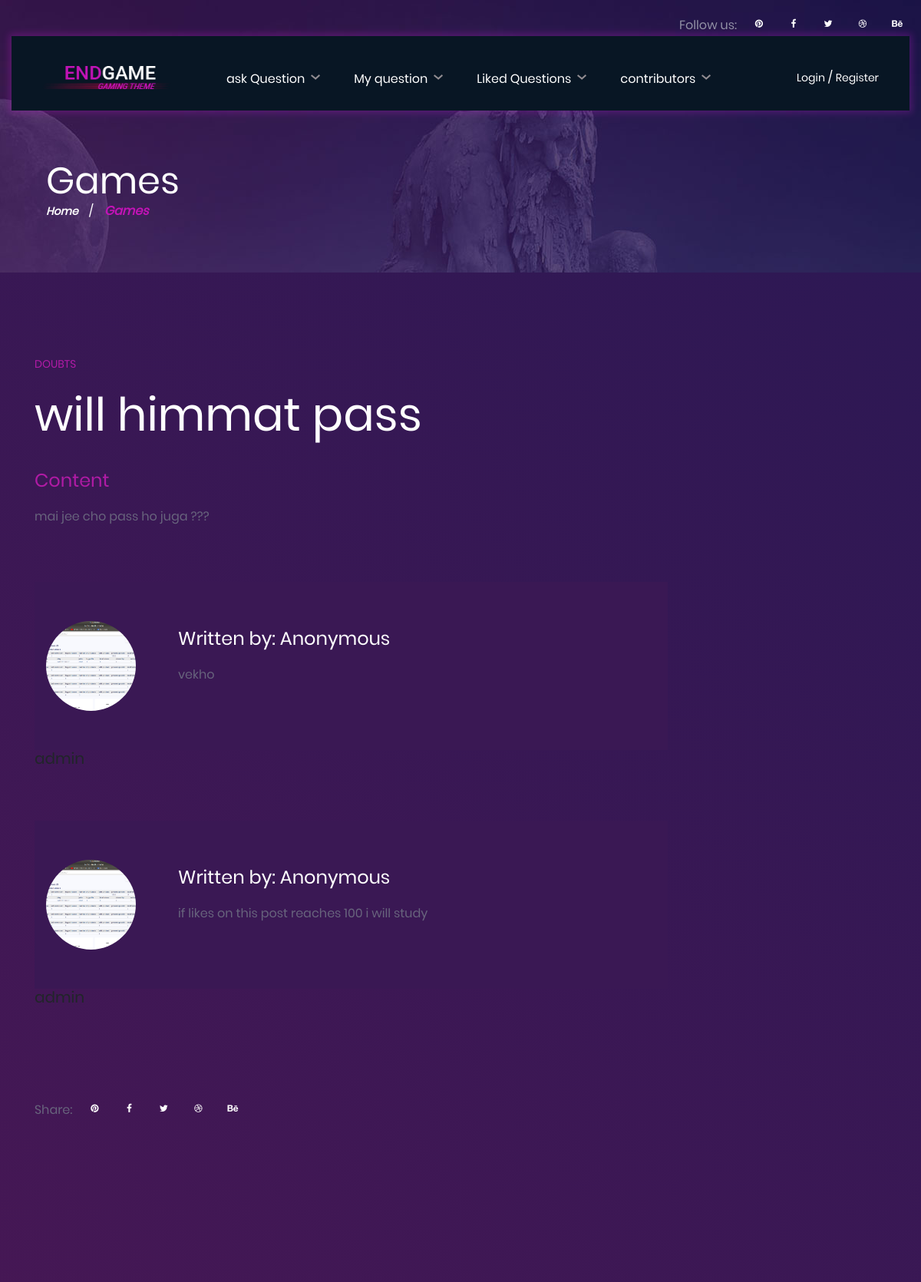
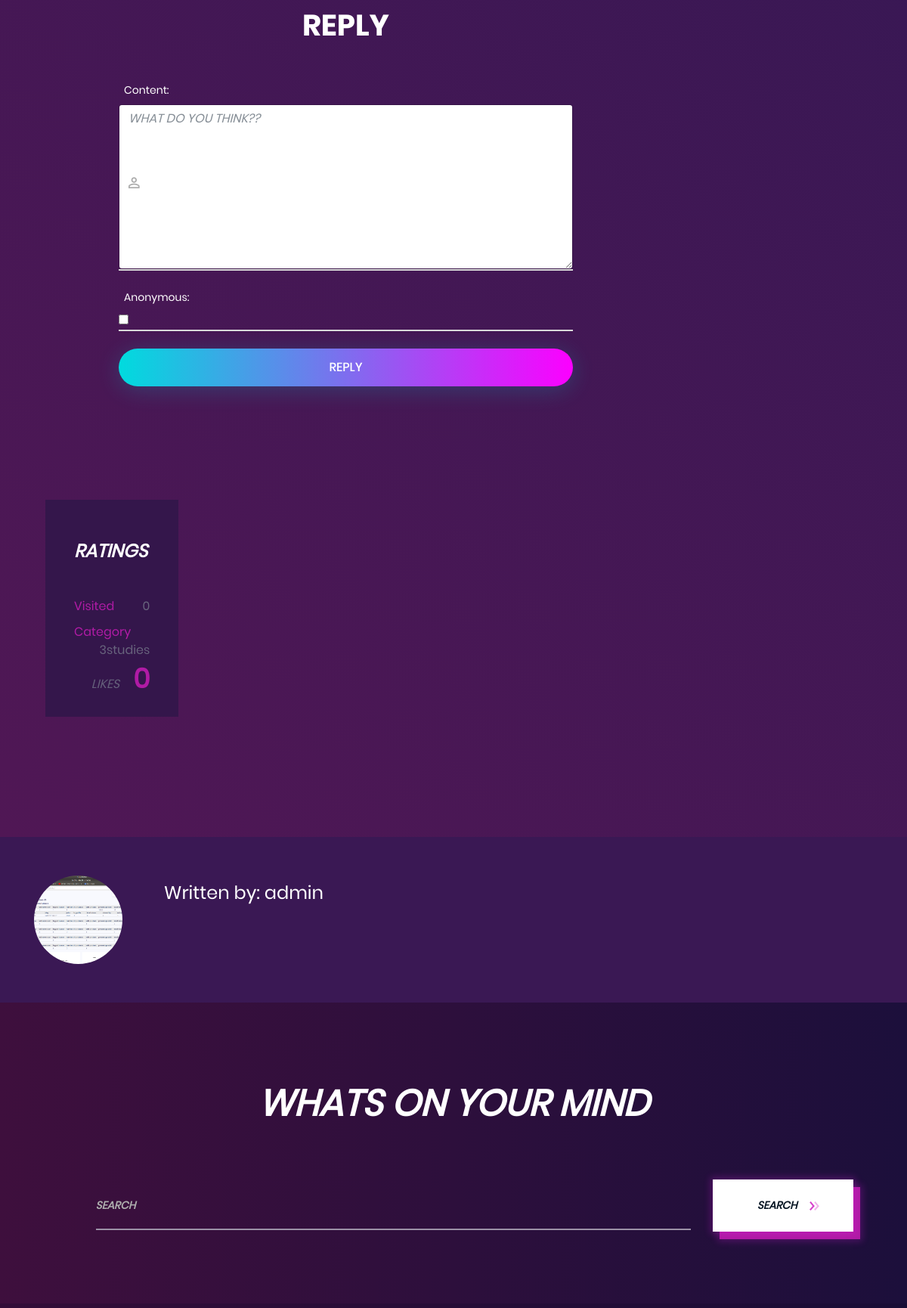
Page /question/4/ (upper part) on the committed database (2 pictures, top to bottom).
### doubt/models.py (models this page shows)
class Question(models.Model):
    question=models.CharField(max_length=30)
    content=models.TextField()
    user=models.ForeignKey(User,on_delete=models.CASCADE,related_name='by_user')
    category=models.CharField(choices=CHOICE,max_length=30)
    likes=models.IntegerField(default=0)
    visited=models.ManyToManyField(User,blank=True,related_name='visited_users')
    reply=models.ManyToManyField(Reply,blank=True)

class Reply(models.Model):
    content=models.TextField()
    anonymous=models.BooleanField(default=True)
    user=models.ForeignKey(User,on_delete=models.CASCADE)

### doubt/views.py (the view, shortened to what this page needs)
# urls.py: path('question/<id>/',views.view_question,name='view_question'),
def view_question(request,id):
        question=get_object_or_404(Question,id=id)
        visit=question.visited
        form=ReplyForm()
        context={'question':question,'form':form,'category':CHOICE}
        return render(request,'doubt/question_view.html',context)

### doubt/forms.py
class ReplyForm(forms.ModelForm):
    content=forms.CharField(widget=forms.Textarea(attrs={'class' : 'form-control','placeholder':'what do you think??'}))
    anonymous=forms.BooleanField(widget=forms.CheckboxInput(attrs={'class':'onoffswitch','id': 'myonoffswitch'}))
    class Meta:
        model=Reply
        fields=('content','anonymous',)

### doubt/templatetags/tags.py (called while the page is built)
@register.filter(name='split_tags')
def split_tags(value):
        value=value.replace('\n','')
        value=value.replace('\r','')
        print(value)
        ans=value.split('***')
        some=re.compile('\*\*\*(<.{1,4}?>)\*\*\*')
        some=some.findall(value)
        total=[]
        print(some)
        for one in ans:
                er=False
                if one in some:
                        er=True
                pink={one:er}
                total.append(pink)
        print(total)
        return total

### doubt/templates/doubt/question_view.html (shortened to what this page needs)
{% extends 'login/base.html' %}
{% block new %}
    {% load staticfiles %}
	<section class="page-top-section set-bg" data-setbg="{% static 'doubt/img/page-top-bg/1.jpg' %}">
		<div class="page-info">
			<h2>Games</h2>
			<div class="site-breadcrumb">
				<a href="">Home</a>  /
				<span>Games</span>
			</div>
		</div>
	</section>
	<section class="games-single-page">
		<div class="container">
			<div class="row">
				<div class="col-xl-9 col-lg-8 col-md-7 game-single-content">
					<div class="gs-meta"><a href="">DOUBTS</a></div>
					<h2 class="gs-title">{{question.question}}</h2>
					<h4>Content</h4>
					{% load tags %}
					{% with see=question.content|split_tags %}
					<p>
					{% for some in see %}
						{% for one ,two in some.items %}
							{% if two %}
								{{one|safe}}
							{% else %}
								{{one}}
							{% endif %}
						{% endfor %}
					{% endfor %}
					</p>
					{% endwith %}
                    {% for some in question.reply.all %}
                    <section class="game-author-section">
                        <div class="container">
                            {% if some.anonymous %}
                            {% load staticfiles %}
                                <div class="game-author-pic set-bg" data-setbg="{{some.user.user_profile.photo.url}}"></div>
                                <div class="game-author-info">
                                <h4>Written by: Anonymous</h4>
                            {% else %}
                            {% load staticfiles %}
                            {% endif %}
                            <p>{{some.content}}</p>
                            </div>
                        </div>
                    </section>
                        <h5>{{some.user.username }}</h5>
                    {% endfor %}
					<div class="geme-social-share pt-5 d-flex">
						<p>Share:</p>
						<a href="#"><i class="fa fa-pinterest"></i></a>
						<a href="#"><i class="fa fa-facebook"></i></a>
						<a href="#"><i class="fa fa-twitter"></i></a>
						<a href="#"><i class="fa fa-dribbble"></i></a>
						<a href="#"><i class="fa fa-behance"></i></a>
					</div>
                    <div class="">
                    <div class="container-login100" >
                        <div class="">
                            <form class="login100-form validate-form" action="{% url 'view_question' question.id %}" method="post" enctype=multipart/form-data style="width:100%">
                                <span class="login100-form-title p-b-49" style="color:white">
                                    REPLY
                                </span>
                                {% for field in form %}
                                <div class="wrap-input100 validate-input m-b-23" data-validate = "field is required">
                                    <span class="label-input100" style="color:white">{{field.label_tag}}</span><br>
                                    {{field}}
                                </div>
                                {% endfor %}
                                <div class="container-login100-form-btn">
                                    <div class="wrap-login100-form-btn">
                                        <div class="login100-form-bgbtn"></div>
                                        <button class="login100-form-btn" type="submit">
                                            REPLY
                                        </button>
                                    </div>
                                </div>
                            </form>
                        </div>
                    </div>
                    <div class="col-xl-3 col-lg-4 col-md-5 sidebar game-page-sideber">
					<div id="stickySidebar">
						<div class="widget-item">
							<div class="rating-widget">
								<h4 class="widget-title">Ratings</h4>
								<ul>
									<li>Visited<span>{{question.visited.all.count}}</span></li>
									<li>Category<span>3{{question.category}}</span></li>
								</ul>
								<div class="rating">
									<h5><i>Likes</i><span>{{question.likes}}</span></h5>
								</div>
							</div>
					</div>
				</div>
				</div>
			</div>
		</div>
	</section>
    <section class="game-author-section">
		<div class="container">
			<div class="game-author-pic set-bg" data-setbg="{{question.user.user_profile.photo.url}}"></div>
			<div class="game-author-info">
				<h4>Written by: {{question.user.username}}</h4>
            </div>
		</div>
	</section>
{% endblock %}

### doubt/static/doubt/css/style.css (style rules this page uses)
html, body { height: 100%; font-family: 'Roboto', sans-serif; -webkit-font-smoothing: antialiased; font-smoothing: antialiased; }
h1, h2, h3, h4, h5, h6 { margin: 0; color: #111111; font-weight: 500; }
h2 { font-size: 36px; }
h4 { font-size: 24px; }
h5 { font-size: 18px; }
p { font-size: 15px; color: #585858; line-height: 1.6; font-weight: 500; }
ul, ol { padding: 0; margin: 0; }
::placeholder { color: #fff; font-style: italic; text-transform: uppercase; }
.set-bg { background-repeat: no-repeat; background-size: cover; background-position: top center; }
.header-social p, .footer-social p, .geme-social-share p { display: inline-block; color: #9190a5; font-size: 16px; padding-top: 4px; }
.header-social a, .footer-social a, .geme-social-share a { display: -ms-inline-flex; display: -webkit-inline-box; display: -ms-inline-flexbox; display: inline-flex; width: 32px; height: 32px; -webkit-box-align: center; -ms-flex-align: center; align-items: center; -webkit-box-pack: center; -ms-flex-pack: center; justify-content: center; border-radius: 50%; color: #fff; font-size: 12px; margin-left: 13px; -webkit-transition: all 0.3s; -o-transition: all 0.3s; transition: all 0.3s; }
.widget-item { margin-bottom: 85px; }
.widget-item:last-child { margin-bottom: 0; }
.widget-item .widget-title { color: #fff; text-transform: uppercase; font-weight: 700; font-style: italic; padding-left: 38px; margin-bottom: 48px; }
.page-top-section { height: 355px; padding-top: 210px; }
.page-info { max-width: 1496px; margin: 0 auto; font-size: 16px; color: #fff; padding-left: 60px; }
.page-info h2 { color: #fff; font-size: 48px; }
.site-breadcrumb a, .site-breadcrumb span { font-style: italic; color: #fff; margin: 0 10px; font-weight: 700; }
.site-breadcrumb a:first-child { margin-left: 0; }
.site-breadcrumb span { color: #c313b7; }
.game-page-sideber .widget-item { margin-bottom: 55px; }
.games-single-page, .review-section, .blog-page, .contact-page { padding: 104px 0; background: #501755; background: -webkit-linear-gradient(45deg, #501755 0%, #2d1854 100%); background: -o-linear-gradient(45deg, #501755 0%, #2d1854 100%); background: linear-gradient(45deg, #501755 0%, #2d1854 100%); filter: progid:DXImageTransform.Microsoft.gradient( startColorstr='#501755', endColorstr='#2d1854', GradientType=1); }
.game-single-content .gs-meta { font-size: 18px; color: #68647d; font-weight: 500; margin-bottom: 20px; }
.game-single-content .gs-meta a { color: #b01ba5; }
.game-single-content .gs-title { font-size: 60px; color: #fff; margin-bottom: 40px; }
.game-single-content h4 { color: #b01ba5; margin-bottom: 20px; }
.game-single-content p { font-size: 16px; font-weight: 500; color: #68647d; line-height: 1.8; margin-bottom: 70px; }
.rating-widget { background: #34164b; padding: 55px 0 30px; }
.rating-widget ul { list-style: none; padding: 0 38px; margin-bottom: 30px; }
.rating-widget ul li { display: block; font-size: 16px; color: #b01ba5; font-weight: 500; margin-bottom: 10px; }
.rating-widget ul li span { float: right; color: #68647d; }
.rating-widget h5 { text-align: right; font-size: 36px; color: #fff; font-weight: 900; padding-right: 38px; }
.rating-widget h5 i { font-weight: 500; font-size: 16px; font-style: italic; color: #65607b; text-transform: uppercase; margin-right: 18px; }
.rating-widget h5 span { color: #b01ba5; }
.game-author-section { background: #3a1854; padding: 51px 0; overflow: hidden; }
.game-author-pic { width: 117px; height: 117px; border-radius: 50%; float: left; margin-right: 55px; }
.game-author-info { overflow: hidden; padding-top: 10px; }
.game-author-info h4 { color: #fff; margin-bottom: 20px; }
.game-author-info p { font-size: 16px; font-weight: 500; color: #68647d; line-height: 1.8; margin-bottom: 0; }
@media (min-width: 1200px) { .container { max-width: 1175px; } }

### rows in the picture
Question: question "will himmat pass", some "mai jee cho pass ho juga ???", visited.all.count "0", category "studies", likes "0", user.username "admin"
Reply: anonymous True (drawn), content "vekho"
Reply: anonymous True (drawn), content "if likes on this post reaches 100 i will study"

### other values in the picture
{{ field.label_tag }} "Content:" "Anonymous:"
